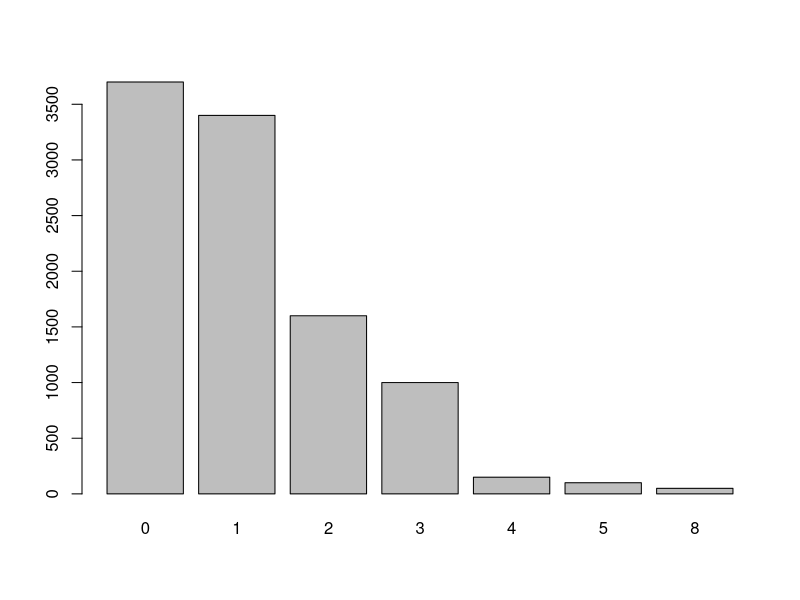
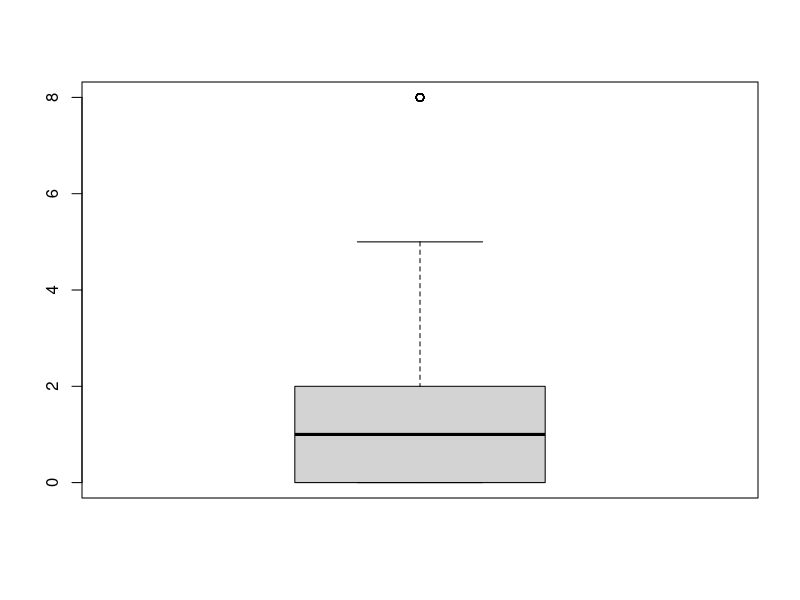
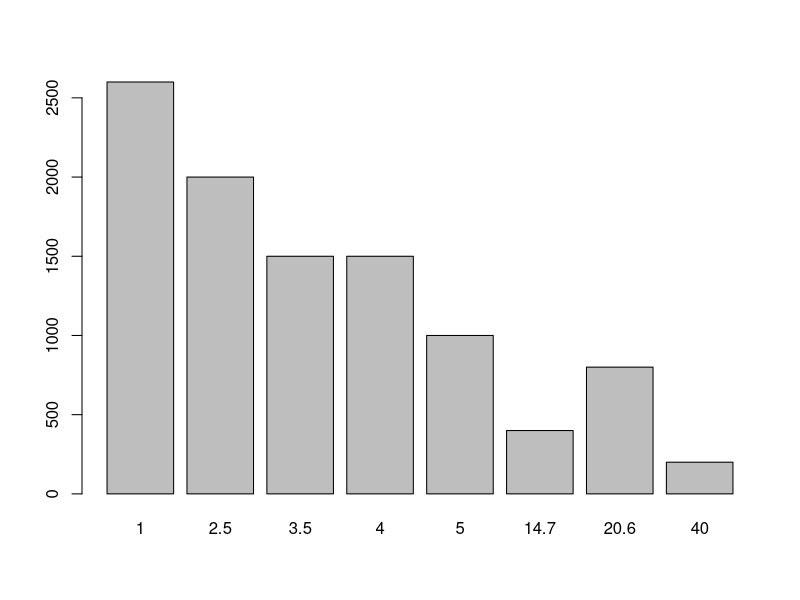
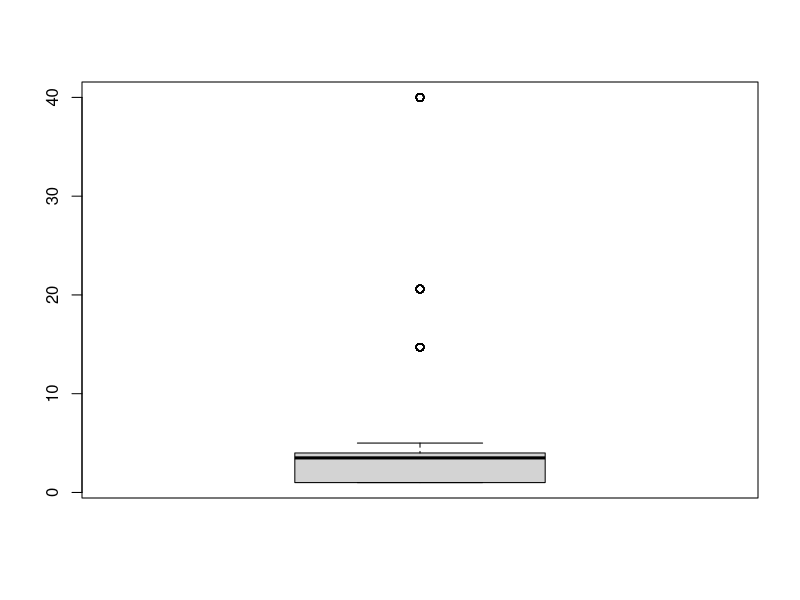
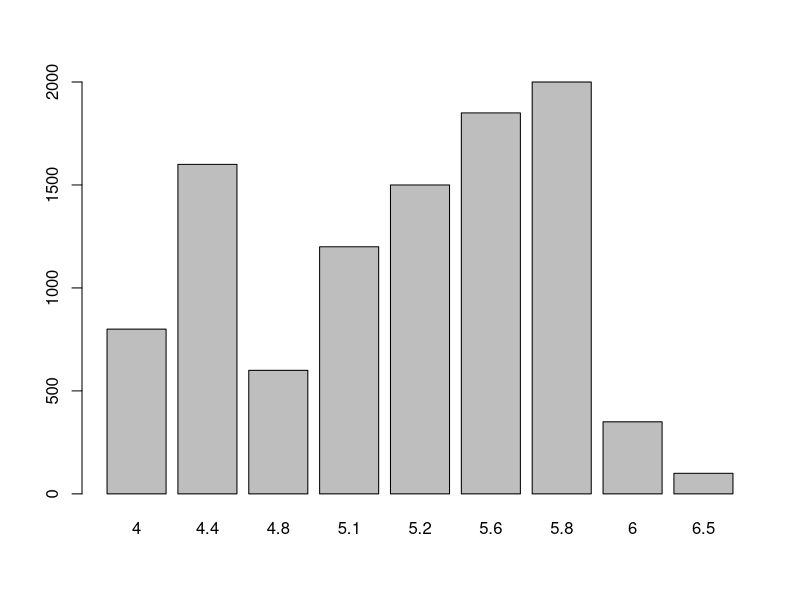
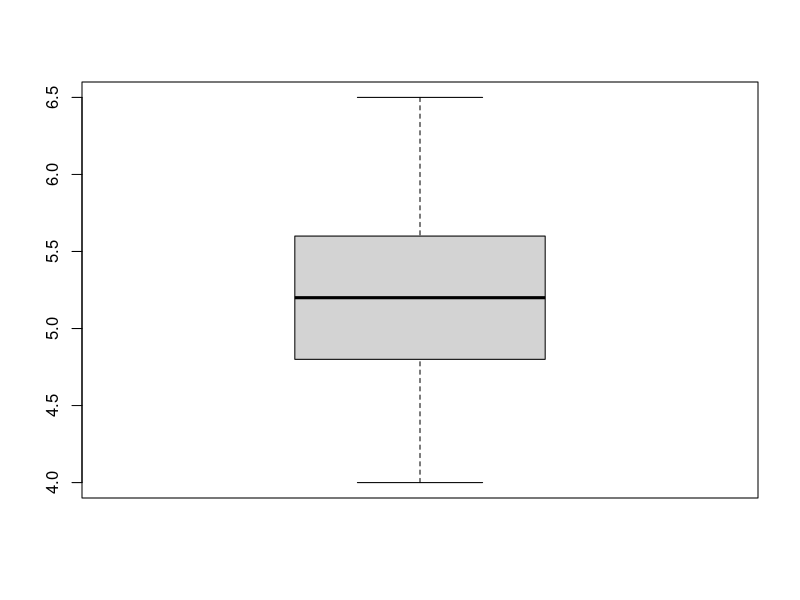

R code for these plots, in order:
## ---- chunk 1
knitr::opts_chunk$set(echo = TRUE)
## ---- chunk 2

SampleSize<-10000
x <- data.frame("SerialNumber" = 1:SampleSize, 
                "PetsPerHousehold" = c(
                                      rep(0,.37*SampleSize),
                                      rep(1,.34*SampleSize),
                                      rep(2,.16*SampleSize),
                                      rep(3,.1*SampleSize),
                                      rep(4,.015*SampleSize),
                                      rep(5,0.01*SampleSize),
                                      rep(8,0.005*SampleSize)
                                      ),
                stringsAsFactors = FALSE)

barplot(table(x$PetsPerHousehold))

## ---- chunk 3
boxplot(x$PetsPerHousehold)

summary<-summary(x$PetsPerHousehold)

summary
## ---- chunk 4

dfDistanceToWork<-data.frame("SN"=1:SampleSize,
                              DistanceToWork=c(
                                                rep(20.6,.08*SampleSize),                                                         rep(2.5,.20*SampleSize),
                                                rep(3.5,.15*SampleSize),
                                                rep(4.0,.15*SampleSize),
                                                rep(5.0,.1*SampleSize),
                                                rep(1,.26*SampleSize),
                                                rep(40,.02*SampleSize),
                                                rep(14.7,.04*SampleSize)
                                                )
                             )



barplot(table(dfDistanceToWork$DistanceToWork))

## ---- chunk 5
summary(dfDistanceToWork$DistanceToWork)
boxplot(dfDistanceToWork$DistanceToWork)
sd(dfDistanceToWork$DistanceToWork)

var(dfDistanceToWork$DistanceToWork)
## ---- chunk 6
dfHeightMales<-data.frame("SN"=1:SampleSize,Height=c(
  
                             rep(4,.08*SampleSize),
                             rep(4.4,.16*SampleSize),
                             rep(4.8,.06*SampleSize),
                             rep(5.2,.15*SampleSize),
                             rep(5.6,.185*SampleSize),
                             rep(5.8,.20*SampleSize),
                             rep(5.10,.120*SampleSize),
                             rep(6,.035*SampleSize),
                             rep(6.5,.01*SampleSize)
                             )
                             )


head(dfHeightMales)
barplot(table(dfHeightMales$Height))
summary(dfHeightMales$Height)
boxplot(dfHeightMales$Height)
## ---- chunk 7
sd(dfHeightMales$Height)

var(dfHeightMales$Height)

